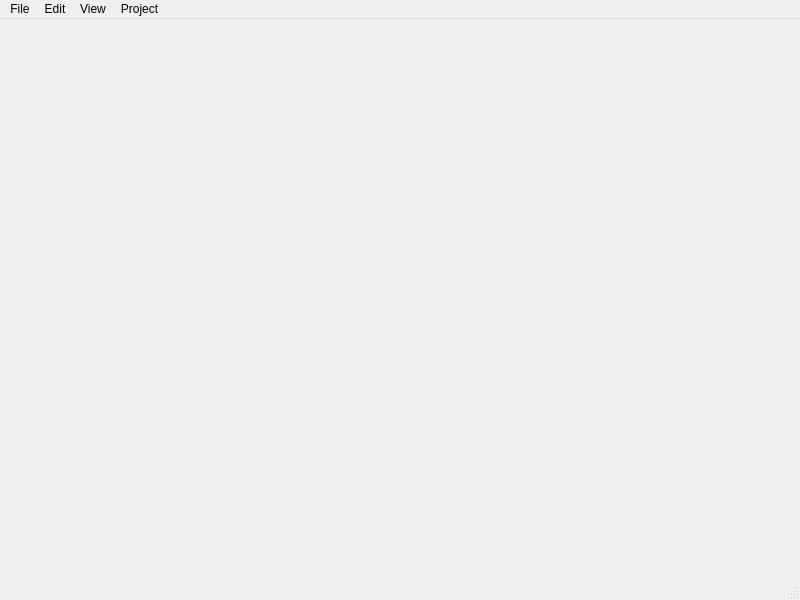
<?xml version="1.0" encoding="UTF-8"?>
<ui version="4.0">
 <class>MainWindow</class>
 <widget class="QMainWindow" name="MainWindow">
  <property name="geometry">
   <rect>
    <x>0</x>
    <y>0</y>
    <width>800</width>
    <height>600</height>
   </rect>
  </property>
  <property name="windowTitle">
   <string>MainWindow</string>
  </property>
  <widget class="QWidget" name="centralwidget">
   <layout class="QHBoxLayout" name="horizontalLayout"/>
  </widget>
  <widget class="QMenuBar" name="menubar">
   <property name="geometry">
    <rect>
     <x>0</x>
     <y>0</y>
     <width>800</width>
     <height>22</height>
    </rect>
   </property>
   <property name="cursor">
    <cursorShape>ArrowCursor</cursorShape>
   </property>
   <property name="toolTipDuration">
    <number>0</number>
   </property>
   <property name="autoFillBackground">
    <bool>false</bool>
   </property>
   <property name="nativeMenuBar">
    <bool>true</bool>
   </property>
   <widget class="QMenu" name="menuFile">
    <property name="cursor">
     <cursorShape>ArrowCursor</cursorShape>
    </property>
    <property name="title">
     <string>File</string>
    </property>
    <addaction name="actionNew_File"/>
    <addaction name="actionOpen_File"/>
    <addaction name="actionOpen_Folder"/>
    <addaction name="actionSave"/>
    <addaction name="actionSave_As"/>
    <addaction name="actionSave_All"/>
    <addaction name="separator"/>
    <addaction name="actionQuit"/>
   </widget>
   <widget class="QMenu" name="menuEdit">
    <property name="title">
     <string>Edit</string>
    </property>
    <addaction name="actionUndo"/>
    <addaction name="separator"/>
    <addaction name="actionCopy"/>
    <addaction name="actionPaste"/>
   </widget>
   <widget class="QMenu" name="menuView">
    <property name="title">
     <string>View</string>
    </property>
    <addaction name="actionSIde_Bar"/>
    <addaction name="separator"/>
    <addaction name="actionEditor_View"/>
    <addaction name="actionFiction_View"/>
   </widget>
   <widget class="QMenu" name="menuProj">
    <property name="title">
     <string>Project</string>
    </property>
    <addaction name="actionOpen"/>
    <addaction name="actionSwitch"/>
    <addaction name="separator"/>
    <addaction name="actionTest"/>
   </widget>
   <addaction name="menuFile"/>
   <addaction name="menuEdit"/>
   <addaction name="menuView"/>
   <addaction name="menuProj"/>
  </widget>
  <widget class="QStatusBar" name="statusbar"/>
  <action name="actionNew_File">
   <property name="text">
    <string>New File</string>
   </property>
  </action>
  <action name="actionOpen_File">
   <property name="text">
    <string>Open File...</string>
   </property>
  </action>
  <action name="actionOpen_Folder">
   <property name="text">
    <string>Open Folder...</string>
   </property>
  </action>
  <action name="actionSave">
   <property name="text">
    <string>Save</string>
   </property>
  </action>
  <action name="actionSave_As">
   <property name="text">
    <string>Save As...</string>
   </property>
  </action>
  <action name="actionSave_All">
   <property name="text">
    <string>Save All</string>
   </property>
  </action>
  <action name="actionQuit">
   <property name="text">
    <string>Quit</string>
   </property>
  </action>
  <action name="actionSIde_Bar">
   <property name="text">
    <string>SIde Bar</string>
   </property>
  </action>
  <action name="actionUndo">
   <property name="text">
    <string>Undo</string>
   </property>
  </action>
  <action name="actionOpen_Project">
   <property name="text">
    <string>Open Project...</string>
   </property>
  </action>
  <action name="actionSwitch_Project">
   <property name="text">
    <string>Switch Project...</string>
   </property>
  </action>
  <action name="actionEditor_View">
   <property name="text">
    <string>Editor View</string>
   </property>
  </action>
  <action name="actionFiction_View">
   <property name="text">
    <string>Fiction View</string>
   </property>
  </action>
  <action name="actionCopy">
   <property name="text">
    <string>Copy</string>
   </property>
  </action>
  <action name="actionPaste">
   <property name="text">
    <string>Paste</string>
   </property>
  </action>
  <action name="actionOepn_Project">
   <property name="text">
    <string>Oepn</string>
   </property>
  </action>
  <action name="actionSwitch_Project_2">
   <property name="text">
    <string>Switch</string>
   </property>
  </action>
  <action name="actionOpen">
   <property name="text">
    <string>Open Project...</string>
   </property>
  </action>
  <action name="actionSwitch">
   <property name="text">
    <string>Switch Project...</string>
   </property>
  </action>
  <action name="actionTest">
   <property name="text">
    <string>Test</string>
   </property>
  </action>
 </widget>
 <resources/>
 <connections/>
</ui>
